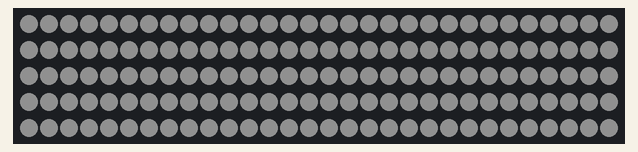
Simulated run of this sketch. Board: Arduino Uno, built with avr-gcc and run on an emulated ATmega328P. Shown: 150 RGB LEDs in strip order, left to right, continuing on the next row. Dim RGB values are drawn brighter than linear; random numbers use the default seed unless the sketch sets one.

Above: at 0.1 s.

The sketch:

SnowSparkle.ino
```cpp
#include <Adafruit_NeoPixel.h>
#define PIN 6
#define NUM_LEDS 150
// Parameter 1 = number of pixels in strip
// Parameter 2 = pin number (most are valid)
// Parameter 3 = pixel type flags, add together as needed:
//   NEO_KHZ800  800 KHz bitstream (most NeoPixel products w/WS2812 LEDs)
//   NEO_KHZ400  400 KHz (classic 'v1' (not v2) FLORA pixels, WS2811 drivers)
//   NEO_GRB     Pixels are wired for GRB bitstream (most NeoPixel products)
//   NEO_RGB     Pixels are wired for RGB bitstream (v1 FLORA pixels, not v2)
Adafruit_NeoPixel strip = Adafruit_NeoPixel(NUM_LEDS, PIN, NEO_GRB + NEO_KHZ800);

void setup() {
  strip.begin();
  strip.show(); // Initialize all pixels to 'off'
}

// *** REPLACE FROM HERE ***
void loop() {
  SnowSparkle(0x10, 0x10, 0x10, 20, random(100,1000));
}

void SnowSparkle(byte red, byte green, byte blue, int SparkleDelay, int SpeedDelay) {
  setAll(red,green,blue);

  int Pixel = random(NUM_LEDS);
  setPixel(Pixel,0xff,0xff,0xff);
  showStrip();
  delay(SparkleDelay);
  setPixel(Pixel,red,green,blue);
  showStrip();
  delay(SpeedDelay);
}

// *** REPLACE TO HERE ***

void showStrip() {
 #ifdef ADAFRUIT_NEOPIXEL_H
   // NeoPixel
   strip.show();
 #endif
 #ifndef ADAFRUIT_NEOPIXEL_H
   // FastLED
   FastLED.show();
 #endif
}

void setPixel(int Pixel, byte red, byte green, byte blue) {
 #ifdef ADAFRUIT_NEOPIXEL_H
   // NeoPixel
   strip.setPixelColor(Pixel, strip.Color(red, green, blue));
 #endif
 #ifndef ADAFRUIT_NEOPIXEL_H
   // FastLED
   leds[Pixel].r = red;
   leds[Pixel].g = green;
   leds[Pixel].b = blue;
 #endif
}

void setAll(byte red, byte green, byte blue) {
  for(int i = 0; i < NUM_LEDS; i++ ) {
    setPixel(i, red, green, blue);
  }
  showStrip();
}
```
